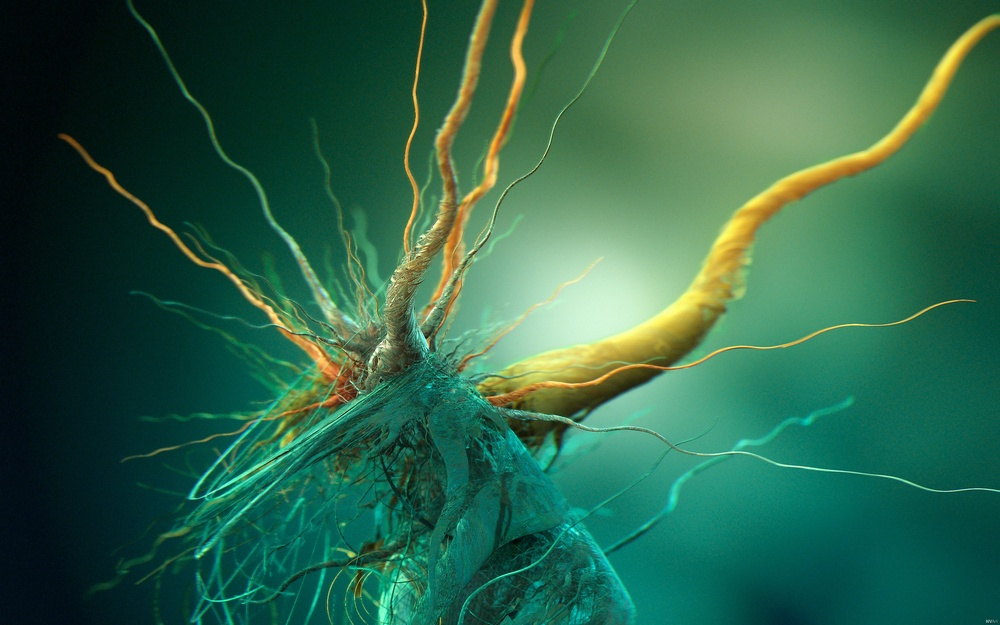
//> input picture cpp/cuda/src/nvida_samples/common/data/Growth_of_cubic_bacteria_25x16.jpg, 1000 x 625 px, shrunk from 2560 x 1600 before the run
$ ./ImageMoments ../../../cuda/src/nvida_samples/common/data/Growth_of_cubic_bacteria_25x16.jpg   (built with g++ and OpenCV 4)
//> lines starting //> are read from the running program, lines starting //| are printed output that depends on the picture; after the words box and inside, x2 and y2 are one past the last pixel; in counts of white or black regions, pixels touching at a corner belong together
#include <iostream>
#include <stdio.h>
#include <stdlib.h>

#include <opencv2/highgui/highgui.hpp>
#include <opencv2/imgproc/imgproc.hpp>

using namespace cv;
using namespace std;

Mat src;
Mat src_gray;
int thresh = 100;
int max_thresh = 255;
RNG rng(12345);


void thresh_callback( int, void* );


int main( int argc, char** argv )
{
    src = imread( argv[1], 1 );
//> src is the input picture: 625 rows x 1000 cols, CV_8UC3; mean B, G, R 74.3, 100.3, 45.6

    cvtColor( src, src_gray, CV_BGR2GRAY );
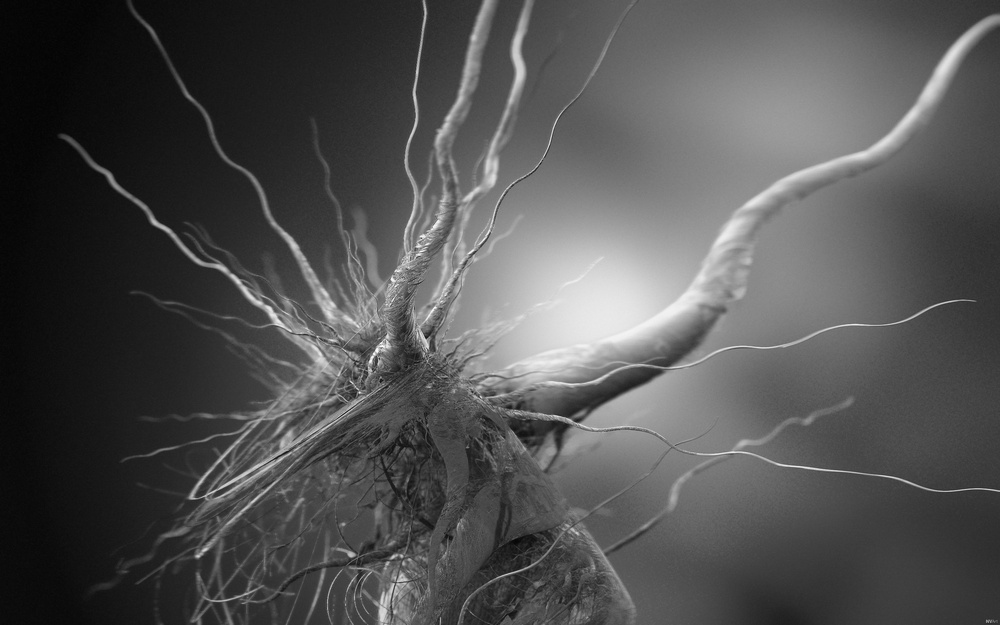
//> src_gray: 625 rows x 1000 cols, CV_8UC1; min 3, max 251, mean 81
    blur( src_gray, src_gray, Size(3, 3) );

    char* source_window = "Source";
    namedWindow( source_window, CV_WINDOW_AUTOSIZE );
    imshow( source_window, src );

    createTrackbar( "Canny thresh: ", "Source", &thresh, max_thresh, thresh_callback );
    thresh_callback( 0, 0 );

    waitKey(0);
    return 0;
}


void thresh_callback( int, void* )
{
    Mat canny_output;
    vector<vector<Point> > contours;
    vector<Vec4i> hierarchy;

    Canny( src_gray, canny_output, thresh, thresh*2, 3 );
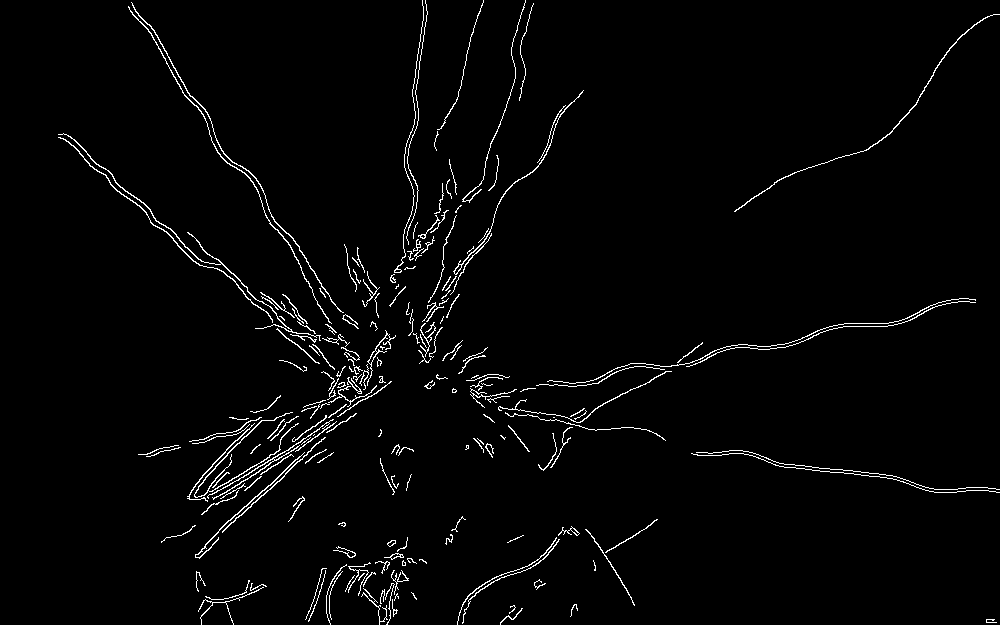
//> canny_output: 625 rows x 1000 cols, CV_8UC1; 2.3% white in thin lines or dots
    findContours( canny_output, contours, hierarchy, CV_RETR_TREE, CV_CHAIN_APPROX_SIMPLE, Point(0, 0));
//> contours = 220 contours, 171 with area under 20; largest, box (x1, y1, x2, y2) and area: (58, 133, 321, 341) 192, (131, 2, 344, 313) 178, (128, 6, 332, 324) 157, (58, 137, 273, 323) 152, (194, 412, 299, 498) 144

    // get the moments
    vector<Moments> mu(contours.size());
//> mu = 220 items
    for ( int i = 0; i < contours.size(); i++ )
    {
        mu[i] = moments( contours[i], false );
    }

    // get the mass centers
    vector<Point2f> mc( contours.size() );
    for ( int i = 0; i < contours.size(); i++ )
    {
        mc[i] = Point2f( mu[i].m10/mu[i].m00, mu[i].m01/mu[i].m00 );
    }
//> after the loop, mc = 220 Points (x, y), first 12: [990.4, 619.8], [510.9, 616.3], [512.1, 609.1], [573.8, 606.7], [394.5, 611.4], [394.4, 611.8], [396.9, 594.8], [414.2, 596.2], [382.2, 593.2], [372.2, 600.7], [219.1, 604.1], [388.2, 603.2]

    // draw contours
    Mat drawing = Mat::zeros( canny_output.size(), CV_8UC3 );
    for ( int i = 0; i < contours.size(); i++ )
    {
        Scalar color = Scalar( rng.uniform(0, 255), rng.uniform(0, 255), rng.uniform(0, 255));
        drawContours( drawing, contours, i, color, 2, 8, hierarchy, 0, Point() );
        circle( drawing, mc[i], 4, color, -1, 8, 0);
    }
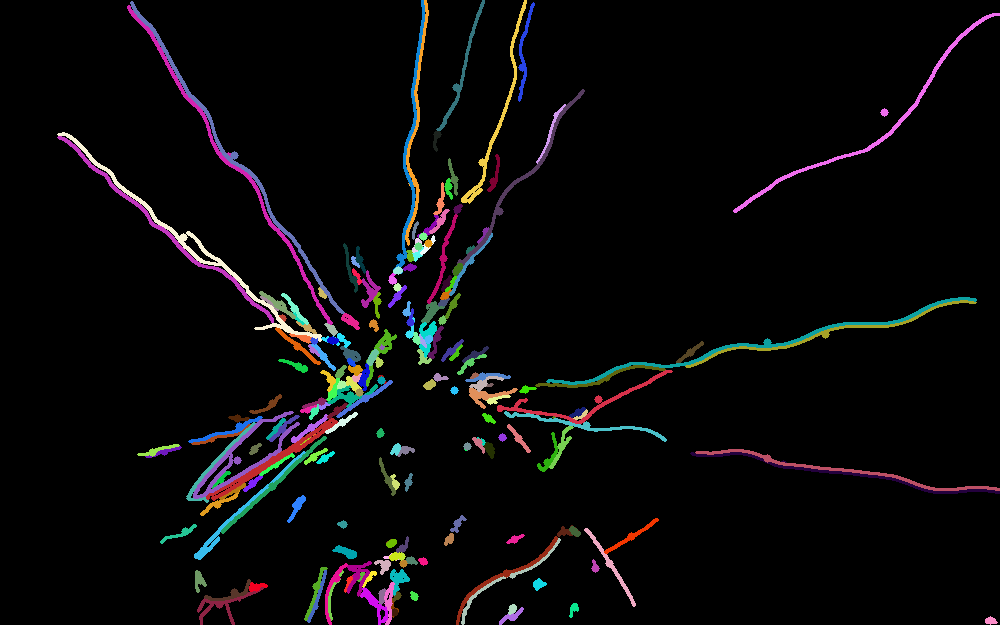
//> drawing: 625 rows x 1000 cols, CV_8UC3; mean B, G, R 10, 9, 10

    // show in a window
    namedWindow( "Contours", CV_WINDOW_AUTOSIZE );
    imshow( "Contours", drawing );

    printf("\t Info: Area and Contour Length \n");
    for ( int i = 0; i < contours.size(); i++ )
    {
        printf("* Contour[%d] - Area (M_00) = %.2f - Area OpenCV: %.2f - Length: %.2f \n",
               i, mu[i].m00, contourArea(contours[i]), arcLength(contours[i], true));

        Scalar color = Scalar( rng.uniform(0, 255), rng.uniform(0, 255), rng.uniform(0, 255 ));
        drawContours( drawing, contours, i, color, 2, 8, hierarchy, 0, Point() );
        circle( drawing, mc[i], 4, color, -1, 8, 0);
    }
//> this loop made 220 passes
//| * Contour[0] - Area (M_00) = 3.00 - Area OpenCV: 3.00 - Length: 41.66
//| * Contour[1] - Area (M_00) = 19.50 - Area OpenCV: 19.50 - Length: 67.15
//| * Contour[2] - Area (M_00) = 4.00 - Area OpenCV: 4.00 - Length: 32.63
//| * Contour[3] - Area (M_00) = 5.00 - Area OpenCV: 5.00 - Length: 42.97
//| * Contour[4] - Area (M_00) = 14.00 - Area OpenCV: 14.00 - Length: 41.31
//| * Contour[5] - Area (M_00) = 8.50 - Area OpenCV: 8.50 - Length: 11.07
//| * Contour[6] - Area (M_00) = 1.50 - Area OpenCV: 1.50 - Length: 24.73
//| * Contour[7] - Area (M_00) = 3.50 - Area OpenCV: 3.50 - Length: 18.73
//> (output is shown up to pass 8 of 220)
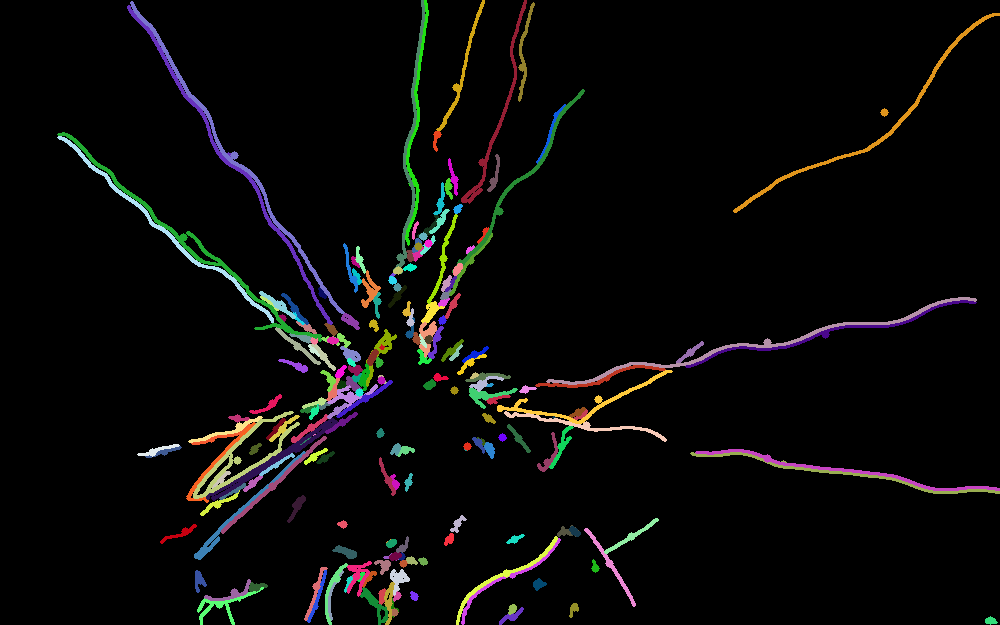
//> drawing: 625 rows x 1000 cols, CV_8UC3; 7.38% of pixels changed, all inside (x1, y1, x2, y2) = (57, 0, 1000, 625)
}

$ run again, on cpp/cuda/src/nvida_samples/common/data/flower.ppm
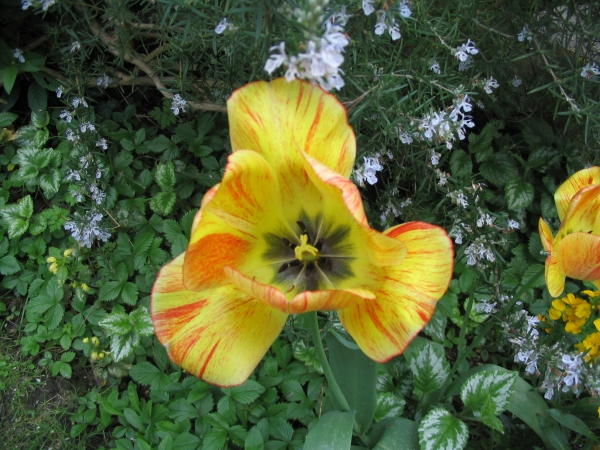
//> input picture cpp/cuda/src/nvida_samples/common/data/flower.ppm, 600 x 450 px
//> src is the input picture: 450 rows x 600 cols, CV_8UC3; mean B, G, R 52.7, 94.5, 83.8
//> in thresh_callback, `Canny( src_gray, canny_output, thresh, thresh*2, 3 );`:
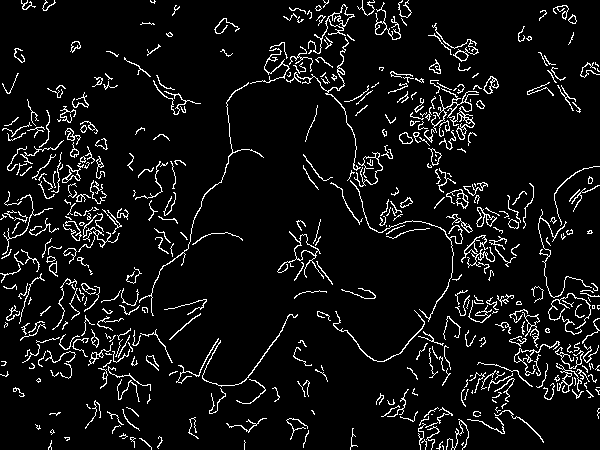
//> canny_output: 450 rows x 600 cols, CV_8UC1; 6.9% white in thin lines or dots
//> contours = 542 contours, 440 with area under 20; largest, box (x1, y1, x2, y2) and area: (431, 88, 479, 140) 372, (308, 4, 355, 54) 305, (277, 231, 324, 279) 301, (294, 234, 319, 261) 246, (328, 4, 354, 28) 245
//> mu = 542 items
//> after the loop in thresh_callback, `for ( int i = 0; i < contours.size(); i++ )`: mc = 542 Points (x, y), first 12: [442.5, 446], [462.1, 443.5], [439.5, 445.7], [nan, nan], [49.5, 445.3], [424.2, 442.5], [145.2, 442], [131.9, 438.4], [132, 438.2], [66.89, 438.3], [159.6, 442.7], [122.5, 435]
//> the loop in thresh_callback, `for ( int i = 0; i < contours.size(); i++ )` made 542 passes
//| * Contour[0] - Area (M_00) = 1.00 - Area OpenCV: 1.00 - Length: 8.83
//| * Contour[1] - Area (M_00) = 2.00 - Area OpenCV: 2.00 - Length: 7.66
//| * Contour[2] - Area (M_00) = 4.50 - Area OpenCV: 4.50 - Length: 24.73
//| * Contour[3] - Area (M_00) = 0.00 - Area OpenCV: 0.00 - Length: 19.66
//| * Contour[4] - Area (M_00) = 3.00 - Area OpenCV: 3.00 - Length: 27.31
//> (output is shown up to pass 5 of 542)
//> after the loop in thresh_callback, `for ( int i = 0; i < contours.size(); i++ )`:
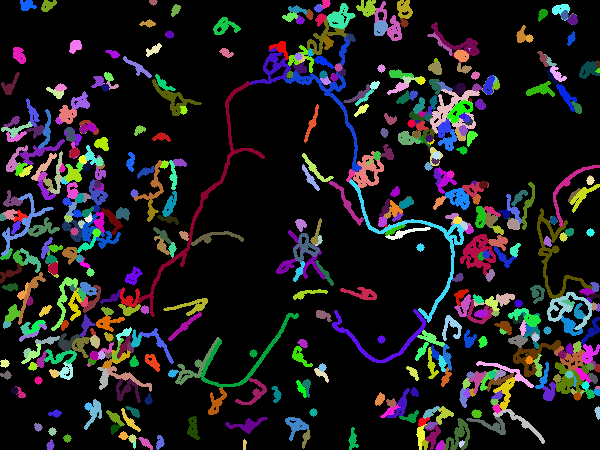
//> drawing: 450 rows x 600 cols, CV_8UC3; mean B, G, R 29.5, 27.8, 28.5

$ run again, on cpp/cuda/src/nvida_samples/common/data/person.ppm
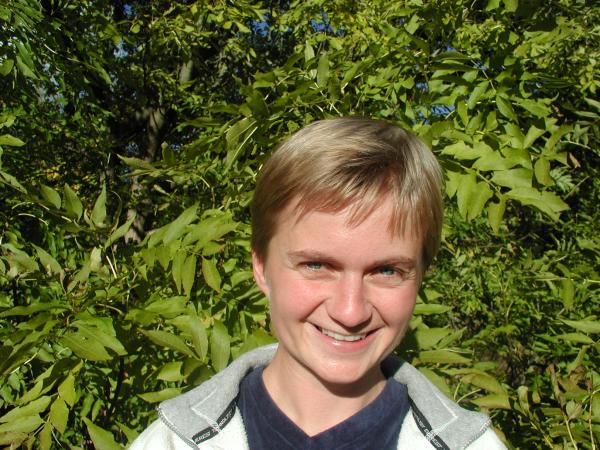
//> input picture cpp/cuda/src/nvida_samples/common/data/person.ppm, 600 x 450 px
//> src is the input picture: 450 rows x 600 cols, CV_8UC3; mean B, G, R 47.4, 94.7, 92.8
//> in thresh_callback, `Canny( src_gray, canny_output, thresh, thresh*2, 3 );`:
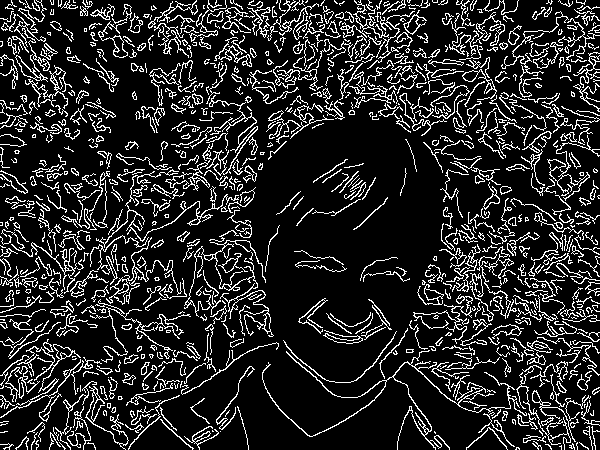
//> canny_output: 450 rows x 600 cols, CV_8UC1; 15.6% white in thin lines or dots
//> contours = 1207 contours, 923 with area under 20; largest, box (x1, y1, x2, y2) and area: (262, 350, 527, 450) 438, (184, 240, 274, 337) 420, (0, 339, 81, 400) 338, (25, 65, 72, 109) 248, (96, 169, 239, 248) 241
//> mu = 1207 items
//> after the loop in thresh_callback, `for ( int i = 0; i < contours.size(); i++ )`: mc = 1207 Points (x, y), first 12: [517.3, 447.9], [560.7, 446], [549.2, 446], [572, 446], [572, 446], [7.88, 446.5], [584, 445.8], [576.5, 443], [91.53, 444.5], [63.44, 447], [535.8, 444.8], [36.5, 443]
//> the loop in thresh_callback, `for ( int i = 0; i < contours.size(); i++ )` made 1207 passes
//| * Contour[0] - Area (M_00) = 2.50 - Area OpenCV: 2.50 - Length: 13.07
//| * Contour[1] - Area (M_00) = 1.00 - Area OpenCV: 1.00 - Length: 10.83
//| * Contour[2] - Area (M_00) = 3.50 - Area OpenCV: 3.50 - Length: 17.90
//| * Contour[3] - Area (M_00) = 10.00 - Area OpenCV: 10.00 - Length: 23.31
//| * Contour[4] - Area (M_00) = 6.00 - Area OpenCV: 6.00 - Length: 9.66
//> (output is shown up to pass 5 of 1207)
//> after the loop in thresh_callback, `for ( int i = 0; i < contours.size(); i++ )`:
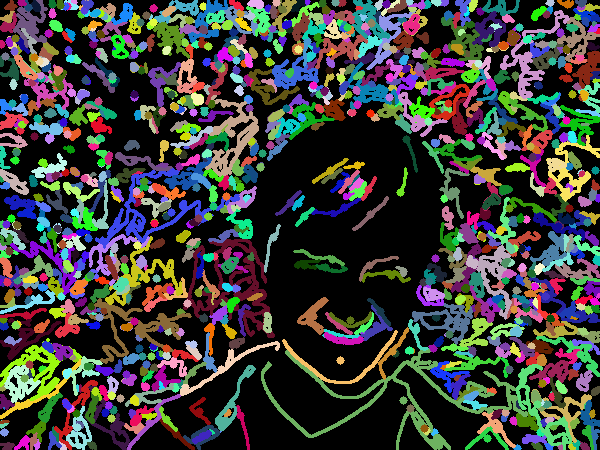
//> drawing: 450 rows x 600 cols, CV_8UC3; mean B, G, R 59.9, 62.9, 62.1
